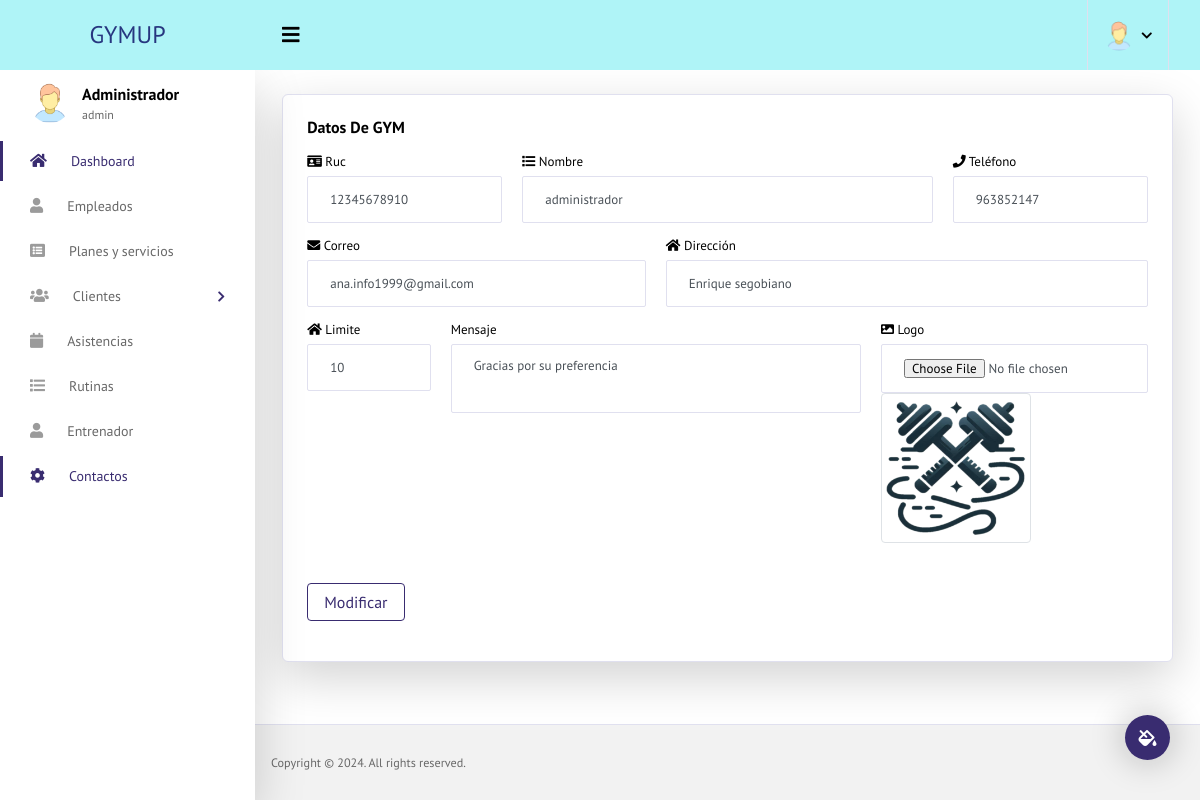
The app's page /administracion (signed in) with its own data.
### tables this page shows
CREATE TABLE IF NOT EXISTS `configuracion` (
  `id` INT(11) NOT NULL AUTO_INCREMENT,
  `ruc` VARCHAR(20) NOT NULL,
  `nombre` VARCHAR(200) NOT NULL,
  `correo` VARCHAR(50) NOT NULL,
  `telefono` VARCHAR(15) NOT NULL,
  `direccion` VARCHAR(200) NOT NULL,
  `mensaje` TEXT NOT NULL,
  `logo` VARCHAR(10) NOT NULL,
  `limite` INT(11) NOT NULL,
  PRIMARY KEY (`id`)
);

### Config/App/Views.php (called while the page is built)
<?php
class Views{
    public function getView($controlador, $vista, $data="")
    {
        $controlador = get_class($controlador);
        if ($controlador == "Home") {
            $vista = "Views/".$vista.".php";
        }else{
            $vista = "Views/".$controlador."/".$vista.".php";
        }
        require $vista;
    }
}
?>

### Controllers/Administracion.php (called while the page is built, shortened)
<?php
class Administracion extends Controller
{
    public function index()
    {
        $data['empresa'] = $this->model->getEmpresa();
        $this->views->getView($this, "index", $data);
    }
}

### Config/App/Query.php (called while the page is built, shortened)
<?php
class Query extends Conexion{
    private $pdo, $con, $sql, $datos;
    public function __construct() {
        $this->pdo = new Conexion();
        $this->con = $this->pdo->conect();
    }
    public function select(string $sql)
    {
        $this->sql = $sql;
        $resul = $this->con->prepare($this->sql);
        $resul->execute();
        $data = $resul->fetch(PDO::FETCH_ASSOC);
        return $data;
    }
}
?>

### Config/App/Conexion.php (called while the page is built)
<?php
class Conexion {
    private $conect;
    public function __construct() {
        $host = "gymup.mysql.database.azure.com";
        $dbname = "gymup";
        $user = "Administrador";
        $pass = "Upiicsa2024.";
        $charset = "utf8mb4";
        $ca_cert = __DIR__ . "/DigiCertGlobalRootCA.crt";
        $dsn = "mysql:host=$host;dbname=$dbname;charset=$charset";
        try {
            $options = [
                PDO::MYSQL_ATTR_SSL_CA => $ca_cert,
                PDO::ATTR_ERRMODE => PDO::ERRMODE_EXCEPTION,
                PDO::MYSQL_ATTR_SSL_VERIFY_SERVER_CERT => false
            ];
            $this->conect = new PDO($dsn, $user, $pass, $options);
        } catch (PDOException $e) {
            echo "Error en la conexion: " . $e->getMessage();
        }
    }
    public function conect() {
        return $this->conect;
    }
}
?>

### Models/AdministracionModel.php (called while the page is built, shortened)
<?php
class AdministracionModel extends Query
{
    public function getEmpresa()
    {
        $sql = "SELECT * FROM configuracion";
        $data = $this->select($sql);
        return $data;
    }
}

### Views/Administracion/index.php (the view, shortened to what this page needs)
<?php include "Views/Templates/header.php"; ?>
<div class="card shadow-lg">
    <div class="card-body">
        <div class="card-title">
            <h5>Datos de GYM</h5>
        </div>
        <form id="frmEmpresa" onsubmit="modificarEmpresa(event)" autocomplete="off">
            <div class="row">
                <div class="col-md-3">
                    <div class="form-group mb-3">
                        <label for="ruc"><i class="fas fa-id-card"></i> Ruc</label>
                        <input id="ruc" class="form-control" type="number" name="ruc" placeholder="Ruc" value="<?php echo $data['empresa']['ruc'] ?>" required>
                    </div>
                </div>
                <div class="col-md-6">
                    <div class="form-group mb-3">
                    <label for="nombre"><i class="fas fa-list"></i> Nombre</label>
                        <input id="nombre" class="form-control" type="text" name="nombre" placeholder="Nombre" value="<?php echo $data['empresa']['nombre'] ?>" required>
                    </div>
                </div>
                <div class="col-md-3">
                    <div class="form-group mb-3">
                    <label for="telefono"><i class="fas fa-phone"></i> Teléfono</label>
                        <input id="telefono" class="form-control" type="text" name="telefono" placeholder="Teléfono" value="<?php echo $data['empresa']['telefono'] ?>" required>
                    </div>
                </div>
                <div class="col-md-5">
                    <div class="form-group mb-3">
                    <label for="correo"><i class="fas fa-envelope"></i> Correo</label>
                        <input id="correo" class="form-control" type="text" name="correo" placeholder="Correo Electrónico" value="<?php echo $data['empresa']['correo'] ?>" required>
                    </div>
                </div>
                <div class="col-md-7">
                    <div class="form-group mb-3">
                    <label for="direccion"><i class="fas fa-home"></i> Dirección</label>
                        <input id="direccion" class="form-control" type="text" name="direccion" placeholder="Dirección" value="<?php echo $data['empresa']['direccion'] ?>" required>
                    </div>
                </div>
                <div class="col-md-2">
                    <div class="form-group mb-3">
                    <label for="limite"><i class="fas fa-home"></i> Limite</label>
                        <input id="limite" class="form-control" type="text" name="limite" placeholder="Lmite" value="<?php echo $data['empresa']['limite'] ?>" required>
                    </div>
                </div>
                <div class="col-md-6">
                    <div class="form-group">
                        <label for="mensaje">Mensaje</label>
                        <textarea id="mensaje" class="form-control" name="mensaje" rows="3"><?php echo $data['empresa']['mensaje'] ?></textarea>
                    </div>
                </div>
                <div class="col-md-4">
                    <div class="form-group">
                        <label><i class="fas fa-image"></i> Logo</label>
                        <input id="imagen" class="form-control" type="file" name="imagen">
                        <img class="img-thumbnail" src="<?php echo base_url . 'Assets/images/other.png'; ?>" alt="LOGO-PNG" width="150">
                    </div>
                </div>
            </div>
                <div class="d-grid gap-2 my-3">
                    <button class="btn btn-outline-primary" type="submit" id="btnAccion">Modificar</button>
                </div>
        </form>
    </div>
</div>
<?php include "Views/Templates/footer.php"; ?>

### records on screen
configuracion: ruc "12345678910", nombre "administrador", telefono "963852147", correo "ana.info1999@gmail.com", direccion "Enrique segobiano", limite "10", mensaje "Gracias por su preferencia"

### other values on screen
$_SESSION['nombre'] "Administrador"
$_SESSION['usuario'] "admin"
